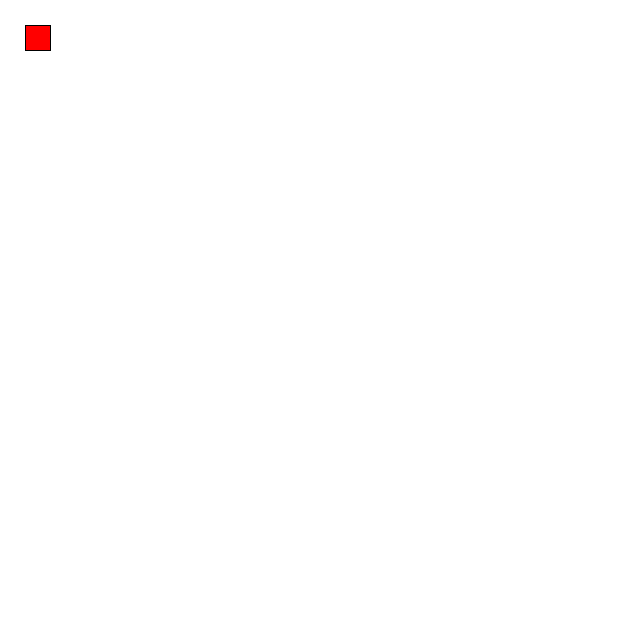
Frame 1 (no input)
Frame 60 (the mouse pressed at the canvas centre just before this capture): identical to frame 1, image omitted
Frame 120 (the mouse held since frame 60 and released just before this capture): identical to frame 1, image omitted

The Processing sketch that drew this single still picture (run headless with seeded random() and noise(); from frame 60 on, the mouse is pressed at the canvas centre):

// Processing sketch: processing_136702
// ── processing_136702.pde

Camera worldCamera;

void setup() {
  size(640, 640);
  worldCamera = new Camera();
}

void draw() {
  background(255);
  //for the camera to work evrything must be done after you translate by its negative position
  //You make it negative so it works the right way, left is left and up is up
  translate(-worldCamera.pos.x, -worldCamera.pos.y);
  worldCamera.draw();
  fill(255, 0, 0);
  rect(25, 25, 25, 25);
}

class Camera {
  PVector pos; //Camera's position 
  //The Camera should sit in the top left of the window

  Camera() {
    pos = new PVector(0, 0);
    //You should play with the program and code to see how the staring position can be changed
  }

  void draw() {
    //I used the mouse to move the camera
    //The mouse's position is always relative to the screen and not the camera's position
    //E.g. if the mouse is at 1000,1000 then the mouse's position does not add 1000,1000 to keep up with the camera
    //if (mouseX < 100) pos.x-=5;
    //else if (mouseX > width - 100) pos.x+=5;
    // if (mouseY < 100) pos.y-=5;
    //else if (mouseY > height - 100) pos.y+=5;
    //I noticed on the web the program struggles to find the mouse so I made it key pressed
    if (keyPressed) {
      if (key == 'w') pos.y -= 5;
      if (key == 's') pos.y += 5;
      if (key == 'a') pos.x -= 5;
      if (key == 'd') pos.x += 5;
    }
  }
}
